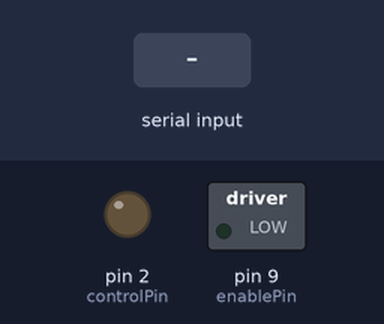
Recording of a sketch running on a simulated Arduino Uno, built with avr-gcc and run on an emulated ATmega328P. Shown: switched loads named in the sketch (green lamp = pin HIGH), output pins drawn as LEDs (lit = HIGH). The test bench sets the inputs (shaded band).

Above: at 1.2 s.
1.3 s: "start\n" received over Serial
At 2.5 s:
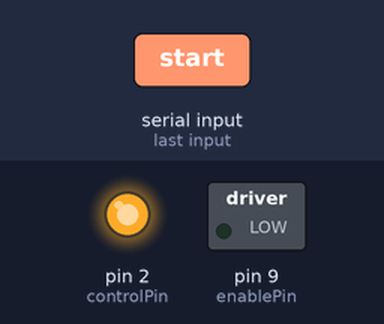
2.8 s: "stop\n" received over Serial
At 3.6 s:
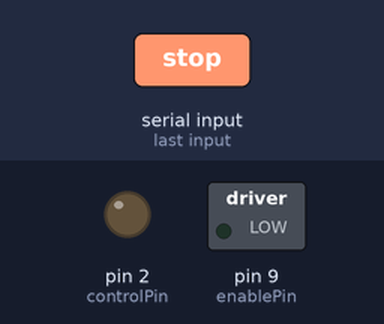
Timing chart, 0 to 5.8 s (numbered marks = the images above; inputs shaded):
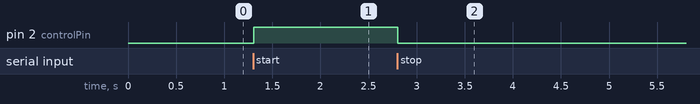

Measured:
- after the input at 1.3 s, pin 2 (controlPin): LOW → HIGH at once
- after the input at 2.8 s, pin 2 (controlPin): HIGH → LOW at once

The sketch:

arduino.ino
```cpp
// Define Pin Number
const int enablePin = 9;   // L293D #1
const int controlPin = 2;  // L293D #2

// State
int motorState = 0;
int motorRpm = 5800;  // 5800(RPM)

const char terminatorChar = '\n';

void setup() {
  pinMode(enablePin, OUTPUT);
  pinMode(controlPin, OUTPUT);
  digitalWrite(enablePin, LOW);
  Serial.begin(9600);  // 開啟串列通訊
}

void loop() {

  if (Serial.available() > 0) {
    String command = Serial.readStringUntil(terminatorChar);  // 讀取直到換行符
    command.trim();                                           // 移除前後的空白字元和換行符

    if (command == "start") {
      digitalWrite(controlPin, HIGH);
    }

    if (command == "stop") {
      digitalWrite(controlPin, LOW);
    }

    if (command.startsWith("speed:")) {
      int rpm = command.substring(6).toInt();  // 提取並轉換數值
      if (rpm >= 1000 && rpm <= 5800) {
        setMotorSpeed(rpm);
      }
    }
  }
}

void setMotorSpeed(int rpm) {
  int motorSpeed = map(rpm, 4000, 5800, 100, 255);
  analogWrite(enablePin, motorSpeed);
}
```
